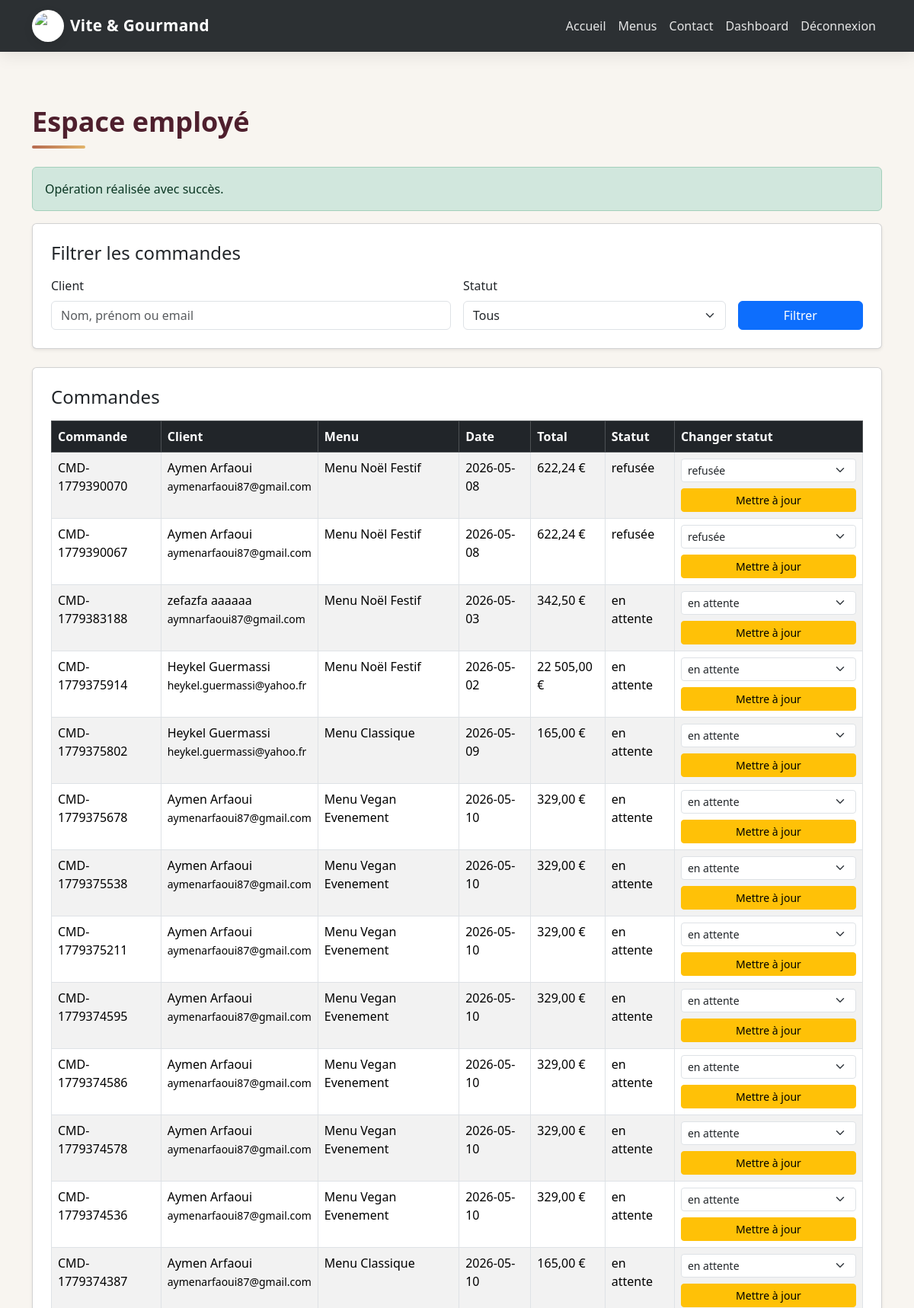
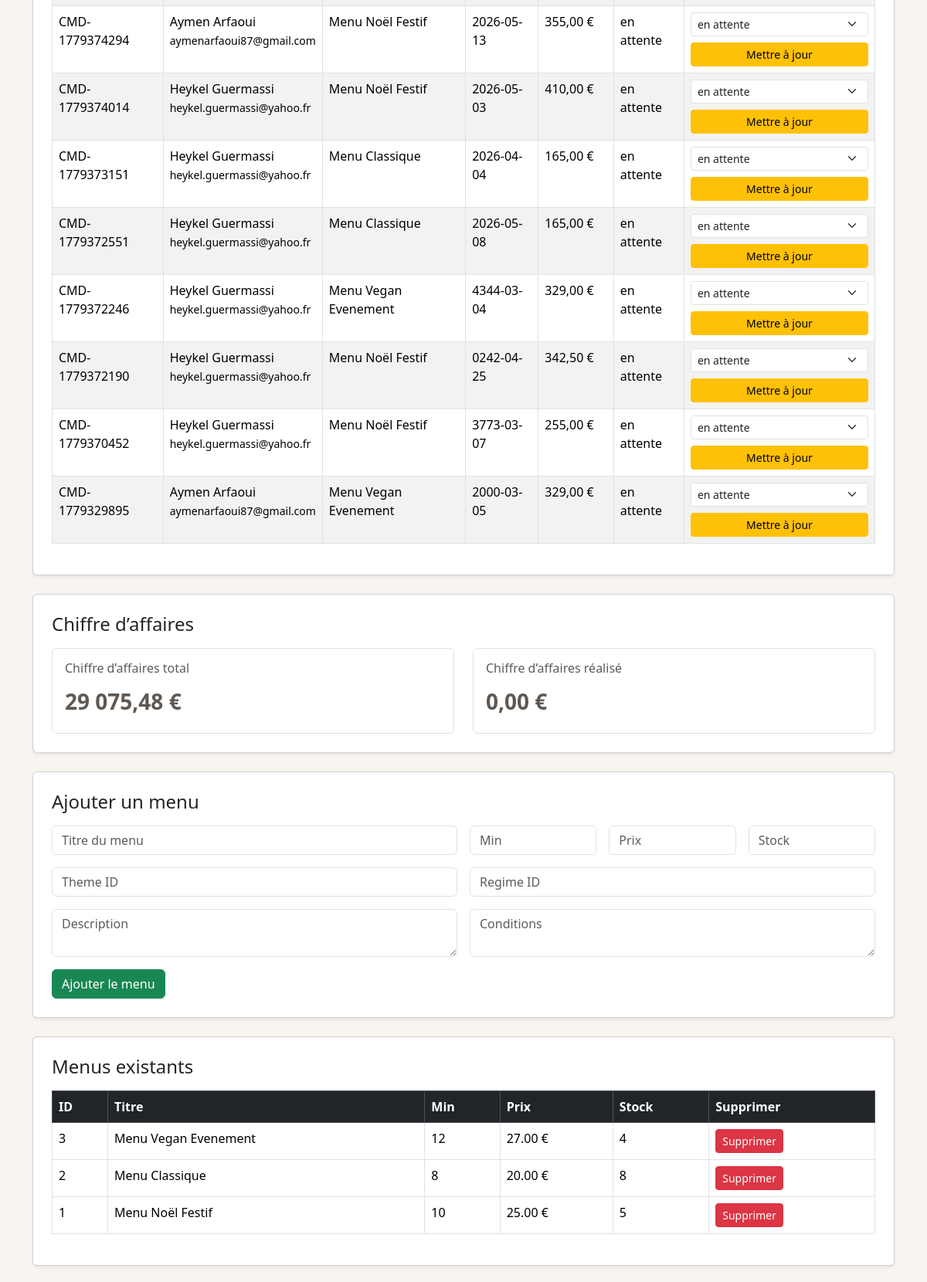
Screenshot of /employee/dashboard.php?success=1 (signed in, upper part) with the database file from the repository (2 pictures, top to bottom).
### tables this page shows
CREATE TABLE `commande` (
  `commande_id` int(11) NOT NULL,
  `numero_commande` varchar(50) NOT NULL,
  `date_commande` date NOT NULL,
  `date_prestation` date NOT NULL,
  `heure_livraison` time NOT NULL,
  `lieu_prestation` varchar(255) NOT NULL,
  `adresse_prestation` varchar(255) NOT NULL,
  `prix_menu` decimal(10,2) NOT NULL,
  `prix_livraison` decimal(10,2) NOT NULL DEFAULT 0.00,
  `prix_total` decimal(10,2) NOT NULL,
  `nombre_personne` int(11) NOT NULL,
  `statut` varchar(50) NOT NULL DEFAULT 'en attente',
  `pret_materiel` tinyint(1) NOT NULL DEFAULT 0,
  `restitution_materiel` tinyint(1) NOT NULL DEFAULT 0,
  `motif_annulation` text DEFAULT NULL,
  `mode_contact_annulation` varchar(50) DEFAULT NULL,
  `utilisateur_id` int(11) NOT NULL,
  `menu_id` int(11) NOT NULL
);

CREATE TABLE `utilisateur` (
  `utilisateur_id` int(11) NOT NULL,
  `nom` varchar(50) NOT NULL,
  `prenom` varchar(50) NOT NULL,
  `telephone` varchar(50) NOT NULL,
  `ville` varchar(100) NOT NULL,
  `code_postal` varchar(5) NOT NULL,
  `pays` varchar(50) NOT NULL,
  `adresse_postale` varchar(255) NOT NULL,
  `email` varchar(150) NOT NULL,
  `password` varchar(255) NOT NULL,
  `actif` tinyint(1) NOT NULL DEFAULT 1,
  `role_id` int(11) NOT NULL,
  `reset_token` varchar(255) DEFAULT NULL,
  `reset_token_expires_at` datetime DEFAULT NULL
);

CREATE TABLE `menu` (
  `menu_id` int(11) NOT NULL,
  `titre` varchar(100) NOT NULL,
  `nombre_personne_minimum` int(11) NOT NULL,
  `prix_par_personne` decimal(10,2) NOT NULL,
  `regime_id` int(11) NOT NULL,
  `theme_id` int(11) NOT NULL,
  `description` text NOT NULL,
  `conditions_menu` text NOT NULL,
  `stock_disponible` int(11) NOT NULL DEFAULT 0,
  `image_principale` varchar(255) DEFAULT NULL
);

### employee/dashboard.php (the view, shortened to what this page needs)
<?php
require_once '../config/database.php';
$client = trim($_GET['client'] ?? '');
$sql = "
    SELECT c.*, m.titre, u.nom, u.prenom, u.email
    FROM commande c
    INNER JOIN menu m ON c.menu_id = m.menu_id
    INNER JOIN utilisateur u ON c.utilisateur_id = u.utilisateur_id
    WHERE 1 = 1
";
$params = [];
$sql .= " ORDER BY c.commande_id DESC";
$stmt = $pdo->prepare($sql);
$stmt->execute($params);
$commandes = $stmt->fetchAll(PDO::FETCH_ASSOC);
$menus = $pdo->query("SELECT * FROM menu ORDER BY menu_id DESC")->fetchAll(PDO::FETCH_ASSOC);
$ca = null;
if (isset($_SESSION['utilisateur']['role']) && $_SESSION['utilisateur']['role'] === 'administrateur') {
    $caStmt = $pdo->query("
        SELECT
            COALESCE(SUM(prix_total), 0) AS chiffre_affaires_total,
            COALESCE(SUM(CASE WHEN statut IN ('livré', 'terminée') THEN prix_total ELSE 0 END), 0) AS chiffre_affaires_realise
        FROM commande
    ");
    $ca = $caStmt->fetch(PDO::FETCH_ASSOC);
}
include '../includes/header.php';
?>
<section class="container">
    <h1 class="section-title">Espace employé</h1>
    <?php if (isset($_GET['success'])): ?>
        <div class="alert alert-success">Opération réalisée avec succès.</div>
    <?php endif; ?>
    <div class="card shadow-sm p-4 mb-4">
        <h2 class="h4 mb-3">Filtrer les commandes</h2>
        <form method="get" class="row g-3">
            <div class="col-md-6">
                <label class="form-label">Client</label>
                <input type="text" name="client" class="form-control" value="<?= htmlspecialchars($client) ?>" placeholder="Nom, prénom ou email">
            </div>
            <div class="col-md-4">
                <label class="form-label">Statut</label>
                <select name="statut" class="form-select">
                    <option value="">Tous</option>
                </select>
            </div>
            <div class="col-md-2 d-flex align-items-end">
                <button type="submit" class="btn btn-primary w-100">Filtrer</button>
            </div>
        </form>
    </div>
    <div class="card shadow-sm p-4 mb-4">
        <h2 class="h4 mb-3">Commandes</h2>
        <div class="table-responsive">
            <table class="table table-bordered table-striped">
                <thead class="table-dark">
                    <tr>
                        <th>Commande</th>
                        <th>Client</th>
                        <th>Menu</th>
                        <th>Date</th>
                        <th>Total</th>
                        <th>Statut</th>
                        <th>Changer statut</th>
                    </tr>
                </thead>
                <tbody>
                    <?php if (!empty($commandes)): ?>
                        <?php foreach ($commandes as $commande): ?>
                            <tr>
                                <td><?= htmlspecialchars($commande['numero_commande']) ?></td>
                                <td><?= htmlspecialchars($commande['prenom'] . ' ' . $commande['nom']) ?><br><small><?= htmlspecialchars($commande['email']) ?></small></td>
                                <td><?= htmlspecialchars($commande['titre']) ?></td>
                                <td><?= htmlspecialchars($commande['date_prestation']) ?></td>
                                <td><?= number_format($commande['prix_total'], 2, ',', ' ') ?> €</td>
                                <td><?= htmlspecialchars($commande['statut']) ?></td>
                                <td>
                                    <form action="/vite-gourmand/actions/update_commande_statut_action.php" method="post">
                                        <select name="statut" class="form-select form-select-sm mb-2">
                                            <option value="en attente" <?= $commande['statut'] === 'en attente' ? 'selected' : '' ?>>en attente</option>
                                            <option value="refusée" <?= $commande['statut'] === 'refusée' ? 'selected' : '' ?>>refusée</option>
                                        </select>
                                        <button type="submit" class="btn btn-sm btn-warning w-100">Mettre à jour</button>
                                    </form>
                                </td>
                            </tr>
                        <?php endforeach; ?>
                    <?php else: ?>
                        <tr>
                            <td colspan="7" class="text-center">Aucune commande trouvée.</td>
                        </tr>
                    <?php endif; ?>
                </tbody>
            </table>
        </div>
    </div>
    <?php if (isset($_SESSION['utilisateur']['role']) && $_SESSION['utilisateur']['role'] === 'administrateur' && $ca): ?>
        <div class="card shadow-sm p-4 mb-4">
            <h2 class="h4 mb-3">Chiffre d’affaires</h2>
            <div class="row g-4">
                <div class="col-md-6">
                    <div class="border rounded p-3 h-100">
                        <h3 class="h6 text-muted">Chiffre d’affaires total</h3>
                        <p class="fs-3 fw-bold mb-0">
                            <?= number_format((float)$ca['chiffre_affaires_total'], 2, ',', ' ') ?> €
                        </p>
                    </div>
                </div>
                <div class="col-md-6">
                    <div class="border rounded p-3 h-100">
                        <h3 class="h6 text-muted">Chiffre d’affaires réalisé</h3>
                        <p class="fs-3 fw-bold mb-0">
                            <?= number_format((float)$ca['chiffre_affaires_realise'], 2, ',', ' ') ?> €
                        </p>
                    </div>
                </div>
            </div>
        </div>
    <?php endif; ?>
    <div class="card shadow-sm p-4 mb-4">
        <h2 class="h4 mb-3">Ajouter un menu</h2>
        <form action="/vite-gourmand/actions/add_menu_action.php" method="post" class="row g-3">
            <div class="col-md-6">
                <input type="text" name="titre" class="form-control" placeholder="Titre du menu" required>
            </div>
            <div class="col-md-2">
                <input type="number" name="nombre_personne_minimum" class="form-control" placeholder="Min" required>
            </div>
            <div class="col-md-2">
                <input type="number" step="0.01" name="prix_par_personne" class="form-control" placeholder="Prix" required>
            </div>
            <div class="col-md-2">
                <input type="number" name="stock_disponible" class="form-control" placeholder="Stock" required>
            </div>
            <div class="col-md-6">
                <input type="number" name="theme_id" class="form-control" placeholder="Theme ID" required>
            </div>
            <div class="col-md-6">
                <input type="number" name="regime_id" class="form-control" placeholder="Regime ID" required>
            </div>
            <div class="col-md-6">
                <textarea name="description" class="form-control" placeholder="Description" required></textarea>
            </div>
            <div class="col-md-6">
                <textarea name="conditions_menu" class="form-control" placeholder="Conditions" required></textarea>
            </div>
            <div class="col-12">
                <button type="submit" class="btn btn-success">Ajouter le menu</button>
            </div>
        </form>
    </div>
    <div class="card shadow-sm p-4 mb-4">
        <h2 class="h4 mb-3">Menus existants</h2>
        <div class="table-responsive">
            <table class="table table-bordered">
                <thead class="table-dark">
                    <tr>
                        <th>ID</th>
                        <th>Titre</th>
                        <th>Min</th>
                        <th>Prix</th>
                        <th>Stock</th>
                        <th>Supprimer</th>
                    </tr>
                </thead>
                <tbody>
                    <?php foreach ($menus as $menu): ?>
                        <tr>
                            <td><?= $menu['menu_id'] ?></td>
                            <td><?= htmlspecialchars($menu['titre']) ?></td>
                            <td><?= htmlspecialchars($menu['nombre_personne_minimum']) ?></td>
                            <td><?= htmlspecialchars($menu['prix_par_personne']) ?> €</td>
                            <td><?= htmlspecialchars($menu['stock_disponible']) ?></td>
                            <td>
                                <a href="/vite-gourmand/actions/delete_menu_action.php?id=<?= $menu['menu_id'] ?>" class="btn btn-sm btn-danger" onclick="return confirm('Supprimer ce menu ?')">Supprimer</a>
                            </td>
                        </tr>
                    <?php endforeach; ?>
                </tbody>
            </table>
        </div>
    </div>
</section>
<?php include '../includes/footer.php'; ?>

### assets/css/style.css (style rules this page uses)
html, body { height: 100%; margin: 0; padding: 0; }
body { min-height: 100vh; display: flex; flex-direction: column; font-family: 'Segoe UI', Tahoma, Geneva, Verdana, sans-serif; background: #f8f5f0; color: #2f2a26; }
.container { position: relative; z-index: 2; }
section.container { padding-top: 70px; padding-bottom: 70px; }
.section-title { font-size: clamp(1.8rem, 3vw, 2.6rem); font-weight: 800; margin-bottom: 24px; color: #4e1f2d; position: relative; display: inline-block; }
.section-title::after { content: ""; display: block; width: 70px; height: 4px; margin-top: 10px; border-radius: 999px; background: linear-gradient(90deg, #b66a50, #e2b46b); }
section p { font-size: 1.05rem; line-height: 1.8; color: #5f5853; max-width: 850px; }

### rows the page displays
commande: numero_commande "CMD-1779390070", utilisateur.nom "Aymen Arfaoui", utilisateur.email "aymenarfaoui87@gmail.com", menu.titre "Menu Noël Festif", date_prestation "2026-05-08", prix_total "622,24", statut "refusée"
commande: numero_commande "CMD-1779390067", utilisateur.nom "Aymen Arfaoui", utilisateur.email "aymenarfaoui87@gmail.com", menu.titre "Menu Noël Festif", date_prestation "2026-05-08", prix_total "622,24", statut "refusée"
commande: numero_commande "CMD-1779383188", utilisateur.nom "zefazfa aaaaaa", utilisateur.email "aymnarfaoui87@gmail.com", menu.titre "Menu Noël Festif", date_prestation "2026-05-03", prix_total "342,50", statut "en attente"
commande: numero_commande "CMD-1779375914", utilisateur.nom "Heykel Guermassi", utilisateur.email "heykel.guermassi@yahoo.fr", menu.titre "Menu Noël Festif", date_prestation "2026-05-02", prix_total "22 505,00", statut "en attente"
commande: numero_commande "CMD-1779375802", utilisateur.nom "Heykel Guermassi", utilisateur.email "heykel.guermassi@yahoo.fr", menu.titre "Menu Classique", date_prestation "2026-05-09", prix_total "165,00", statut "en attente"
commande: numero_commande "CMD-1779375678", utilisateur.nom "Aymen Arfaoui", utilisateur.email "aymenarfaoui87@gmail.com", menu.titre "Menu Vegan Evenement", date_prestation "2026-05-10", prix_total "329,00", statut "en attente"
commande: numero_commande "CMD-1779375538", utilisateur.nom "Aymen Arfaoui", utilisateur.email "aymenarfaoui87@gmail.com", menu.titre "Menu Vegan Evenement", date_prestation "2026-05-10", prix_total "329,00", statut "en attente"
commande: numero_commande "CMD-1779375211", utilisateur.nom "Aymen Arfaoui", utilisateur.email "aymenarfaoui87@gmail.com", menu.titre "Menu Vegan Evenement", date_prestation "2026-05-10", prix_total "329,00", statut "en attente"
commande: numero_commande "CMD-1779374595", utilisateur.nom "Aymen Arfaoui", utilisateur.email "aymenarfaoui87@gmail.com", menu.titre "Menu Vegan Evenement", date_prestation "2026-05-10", prix_total "329,00", statut "en attente"
commande: numero_commande "CMD-1779374586", utilisateur.nom "Aymen Arfaoui", utilisateur.email "aymenarfaoui87@gmail.com", menu.titre "Menu Vegan Evenement", date_prestation "2026-05-10", prix_total "329,00", statut "en attente"
commande: numero_commande "CMD-1779374578", utilisateur.nom "Aymen Arfaoui", utilisateur.email "aymenarfaoui87@gmail.com", menu.titre "Menu Vegan Evenement", date_prestation "2026-05-10", prix_total "329,00", statut "en attente"
commande: numero_commande "CMD-1779374536", utilisateur.nom "Aymen Arfaoui", utilisateur.email "aymenarfaoui87@gmail.com", menu.titre "Menu Vegan Evenement", date_prestation "2026-05-10", prix_total "329,00", statut "en attente"
commande: numero_commande "CMD-1779374387", utilisateur.nom "Aymen Arfaoui", utilisateur.email "aymenarfaoui87@gmail.com", menu.titre "Menu Classique", date_prestation "2026-05-10", prix_total "165,00", statut "en attente"
commande: numero_commande "CMD-1779374294", utilisateur.nom "Aymen Arfaoui", utilisateur.email "aymenarfaoui87@gmail.com", menu.titre "Menu Noël Festif", date_prestation "2026-05-13", prix_total "355,00", statut "en attente"
commande: numero_commande "CMD-1779374014", utilisateur.nom "Heykel Guermassi", utilisateur.email "heykel.guermassi@yahoo.fr", menu.titre "Menu Noël Festif", date_prestation "2026-05-03", prix_total "410,00", statut "en attente"
commande: numero_commande "CMD-1779373151", utilisateur.nom "Heykel Guermassi", utilisateur.email "heykel.guermassi@yahoo.fr", menu.titre "Menu Classique", date_prestation "2026-04-04", prix_total "165,00", statut "en attente"
commande: numero_commande "CMD-1779372551", utilisateur.nom "Heykel Guermassi", utilisateur.email "heykel.guermassi@yahoo.fr", menu.titre "Menu Classique", date_prestation "2026-05-08", prix_total "165,00", statut "en attente"
commande: numero_commande "CMD-1779372246", utilisateur.nom "Heykel Guermassi", utilisateur.email "heykel.guermassi@yahoo.fr", menu.titre "Menu Vegan Evenement", date_prestation "4344-03-04", prix_total "329,00", statut "en attente"
commande: numero_commande "CMD-1779372190", utilisateur.nom "Heykel Guermassi", utilisateur.email "heykel.guermassi@yahoo.fr", menu.titre "Menu Noël Festif", date_prestation "0242-04-25", prix_total "342,50", statut "en attente"
commande: numero_commande "CMD-1779370452", utilisateur.nom "Heykel Guermassi", utilisateur.email "heykel.guermassi@yahoo.fr", menu.titre "Menu Noël Festif", date_prestation "3773-03-07", prix_total "255,00", statut "en attente"
commande: numero_commande "CMD-1779329895", utilisateur.nom "Aymen Arfaoui", utilisateur.email "aymenarfaoui87@gmail.com", menu.titre "Menu Vegan Evenement", date_prestation "2000-03-05", prix_total "329,00", statut "en attente"
menu: menu_id "3", titre "Menu Vegan Evenement", nombre_personne_minimum "12", prix_par_personne "27.00", stock_disponible "4"
menu: menu_id "2", titre "Menu Classique", nombre_personne_minimum "8", prix_par_personne "20.00", stock_disponible "8"
menu: menu_id "1", titre "Menu Noël Festif", nombre_personne_minimum "10", prix_par_personne "25.00", stock_disponible "5"

### other values shown
$ca['chiffre_affaires_total'] "29 075,48"
$ca['chiffre_affaires_realise'] "0,00"
